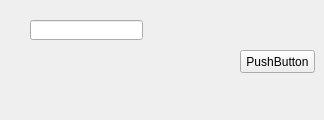
<?xml version="1.0" encoding="UTF-8"?>
<ui version="4.0">
 <class>Form</class>
 <widget class="QWidget" name="Form">
  <property name="geometry">
   <rect>
    <x>0</x>
    <y>0</y>
    <width>324</width>
    <height>120</height>
   </rect>
  </property>
  <property name="windowTitle">
   <string>Form</string>
  </property>
  <widget class="QLineEdit" name="lineEdit">
   <property name="geometry">
    <rect>
     <x>30</x>
     <y>20</y>
     <width>113</width>
     <height>20</height>
    </rect>
   </property>
  </widget>
  <widget class="QPushButton" name="pushButton">
   <property name="geometry">
    <rect>
     <x>240</x>
     <y>50</y>
     <width>75</width>
     <height>23</height>
    </rect>
   </property>
   <property name="text">
    <string>PushButton</string>
   </property>
  </widget>
 </widget>
 <resources/>
 <connections/>
</ui>
